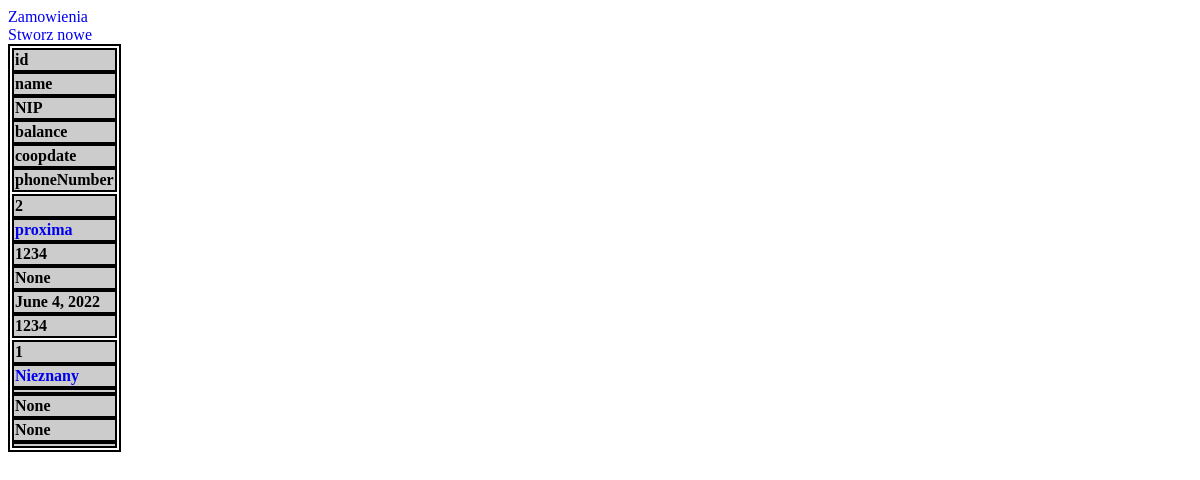
/proxifir/clients, run on the app's committed database.
### proxifir/models.py (models this page shows, shortened)
class Client(models.Model):
    name = models.CharField(max_length=50)
    firstName = models.CharField(max_length=15,blank = True)
    lastName = models.CharField(max_length=15,blank = True)
    nip = models.CharField(max_length=10,blank = True)
    balance = models.DecimalField(max_digits=15,decimal_places = 2,blank = True, null = True)
    coopDate = models.DateField(blank = True, null=True, default=timezone.now)
    phoneNumber = models.CharField(max_length=12,blank=True)

### proxifir/views.py (the view)
# urls.py: path('clients',views.ClientsView.as_view(),name='clients'),
class ClientsView(generic.ListView):
    template_name = 'proxifir/clients.html'
    context_object_name = 'clientsList'
    paginate_by = 30
    def get_queryset(self):
        return Client.objects.order_by('-coopDate')  # [:2]

### proxifir/templates/proxifir/clients.html (shortened to what this page needs)
<!DOCTYPE html>
{% load static %}
<link rel="stylesheet" type="text/css" href="{% static 'proxifir/style.css' %}">
<html>
  <head>
  </head>
  <body>
    <a href="{% url 'proxifir:index' %}">Zamowienia</a><br>
    <a href="{% url 'proxifir:clientcreate' %}">Stworz nowe</a><br>
      {% if clientsList %}
           <table>
      <tr><th>id</th><th>name</th><th>NIP</th><th>balance</th><th>coopdate</th><th>phoneNumber</th></tr>
    {% for client in clientsList %}
        <tr>
          <th>{{client.id}}</th>
          <th><a href="{% url 'proxifir:client' client.id%}">{{client.name }}</a></th>
          <th>{{client.nip}}</th>
          <th>{{client.balance}}</th>
          <th>{{client.coopDate}}</th>
          <th>{{client.phoneNumber}}</th>
        </tr>
    {% endfor %}
    </table>
{% else %}
    <p>No clients are available.</p>
{% endif %}
  </body>
</html>

### proxifir/static/proxifir/style.css (style rules this page uses)
table,tr,th { border: 2px solid; }
a { text-decoration: none; }
* { font:sans-serif; box-sizing:border-box; }
th { background: #CCCCCC; display: flex; }

### data on the page
Client: id "2", name "proxima", nip "1234", balance "None", coopDate "June 4, 2022", phoneNumber "1234"
Client: id "1", name "Nieznany", balance "None", coopDate "None"
